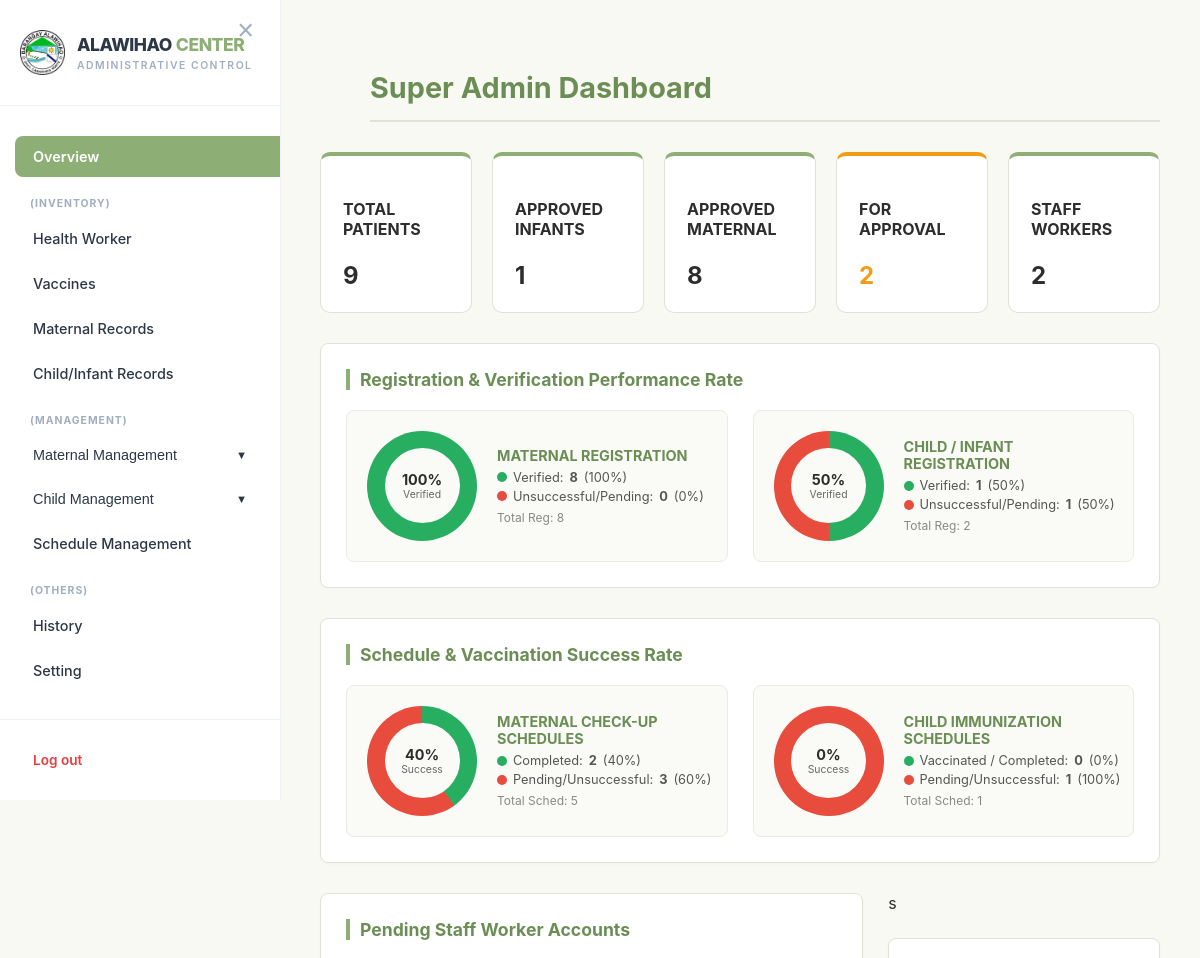
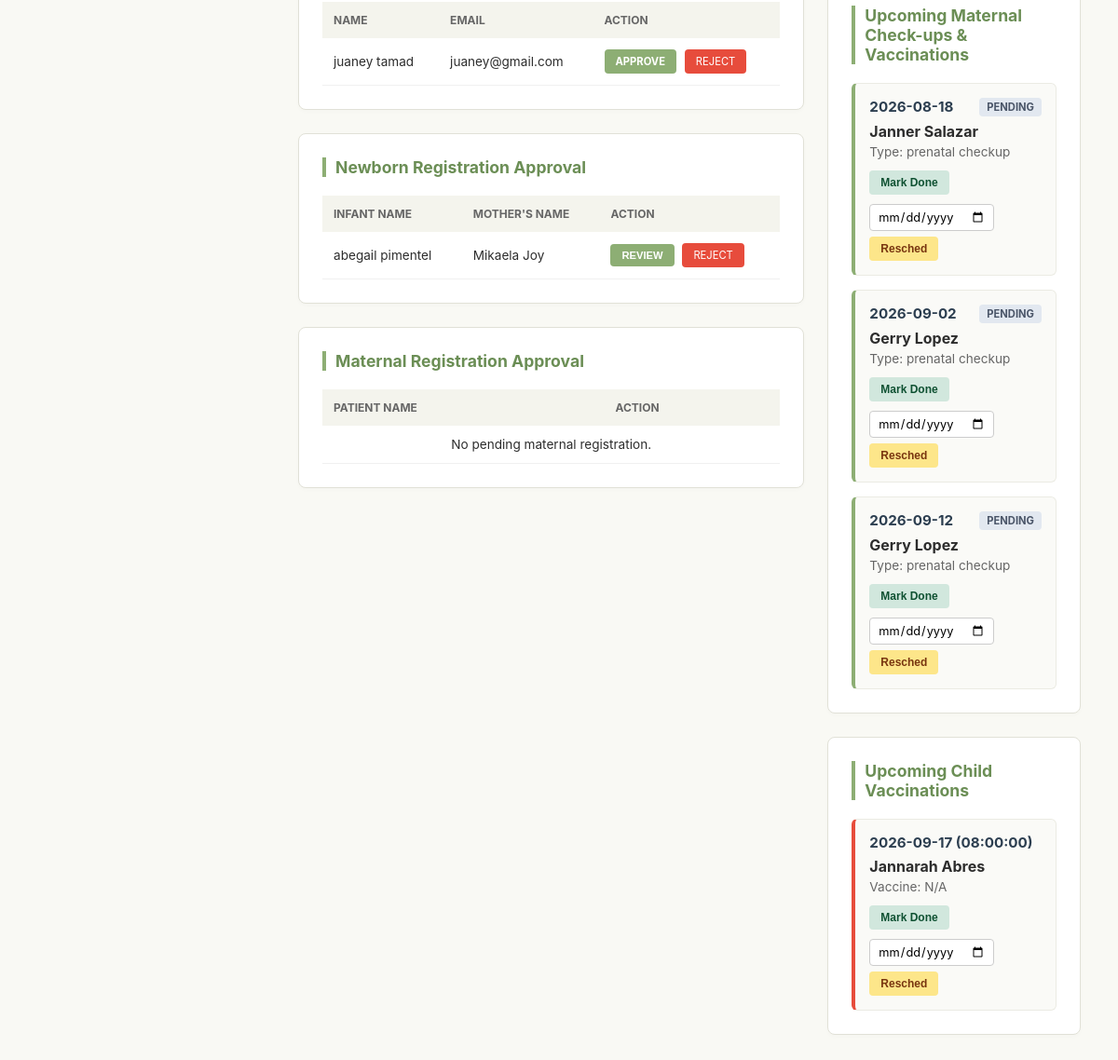
The app's page /admin/super_admin_dashboard.php (signed in) with its own data (2 pictures, top to bottom).
### tables this page shows
CREATE TABLE `users` (
  `id` int(11) NOT NULL,
  `generated_id` varchar(20) DEFAULT NULL,
  `first_name` varchar(50) NOT NULL,
  `last_name` varchar(50) NOT NULL,
  `email` varchar(100) NOT NULL,
  `password` varchar(255) NOT NULL,
  `role` enum('Super Admin','Admin','User') DEFAULT 'User',
  `status` enum('Pending','Approved','Disapproved') DEFAULT 'Approved',
  `reset_code` varchar(6) DEFAULT NULL,
  `reset_expiry` datetime DEFAULT NULL,
  `created_at` timestamp NOT NULL DEFAULT current_timestamp(),
  `last_activity` datetime DEFAULT current_timestamp(),
  `contact_number` varchar(50) DEFAULT NULL,
  `birthday` date DEFAULT NULL,
  `gender` varchar(20) DEFAULT NULL,
  `address` varchar(50) DEFAULT NULL,
  `profile_picture` varchar(255) DEFAULT NULL,
  `position` varchar(100) DEFAULT 'Administrator',
  `total_children` int(11) DEFAULT 0,
  `current_pregnancy_status` varchar(100) DEFAULT '1st Pregnancy'
);

CREATE TABLE `children` (
  `id` int(11) NOT NULL,
  `user_id` int(11) NOT NULL,
  `child_name` varchar(255) NOT NULL,
  `mother_name` varchar(255) NOT NULL,
  `father_name` varchar(150) DEFAULT NULL,
  `gender` enum('Male','Female') NOT NULL,
  `birth_date` date NOT NULL,
  `weight_kg` decimal(5,2) DEFAULT NULL,
  `height_cm` decimal(5,2) DEFAULT NULL,
  `weight` float NOT NULL,
  `blood_type` varchar(10) DEFAULT NULL,
  `place_of_birth` varchar(255) NOT NULL,
  `family_no` varchar(50) DEFAULT NULL,
  `address` text DEFAULT NULL,
  `barangay` varchar(100) DEFAULT NULL,
  `health_center` varchar(100) DEFAULT NULL,
  `created_at` timestamp NOT NULL DEFAULT current_timestamp(),
  `status` enum('Pending','Approved') DEFAULT 'Pending',
  `vaccination_status` varchar(20) DEFAULT 'None',
  `vaccine_taken` text DEFAULT NULL,
  `administered_by` varchar(255) DEFAULT NULL,
  `family_serial` varchar(50) DEFAULT NULL,
  `birth_height` varchar(20) DEFAULT NULL,
  `immunization_records` text DEFAULT NULL
);

CREATE TABLE `schedules` (
  `id` int(11) NOT NULL,
  `category` enum('Child','Maternal') NOT NULL,
  `patient_name` varchar(255) NOT NULL,
  `service_type` varchar(255) NOT NULL,
  `schedule_date` date NOT NULL,
  `schedule_time` time NOT NULL,
  `status` enum('Pending','Completed','Cancelled','Reschedule Requested') DEFAULT 'Pending',
  `notes` text DEFAULT NULL,
  `created_at` timestamp NOT NULL DEFAULT current_timestamp()
);

### admin/super_admin_dashboard.php (the view, shortened to what the rows shown need)
<?php
include '../db_connect.php';
$total_newborns = mysqli_fetch_assoc(mysqli_query($conn, "SELECT COUNT(*) as t FROM children WHERE status='Approved'"))['t'] ?? 0;
$total_pregnant = mysqli_fetch_assoc(mysqli_query($conn, "SELECT COUNT(*) as t FROM maternal_registration WHERE status='Approved'"))['t'] ?? 0;
$total_patients = $total_newborns + $total_pregnant;
$total_workers = mysqli_fetch_assoc(mysqli_query($conn, "SELECT COUNT(*) as t FROM users WHERE role='Admin' AND status='Approved'"))['t'] ?? 0;
$total_pending = (mysqli_fetch_assoc(mysqli_query($conn, "SELECT COUNT(*) as t FROM children WHERE status='Pending'"))['t'] ?? 0) +
                 (mysqli_fetch_assoc(mysqli_query($conn, "SELECT COUNT(*) as t FROM maternal_registration WHERE status='Pending'"))['t'] ?? 0) +
                 (mysqli_fetch_assoc(mysqli_query($conn, "SELECT COUNT(*) as t FROM users WHERE role='Admin' AND status='Pending'"))['t'] ?? 0);
if (!function_exists('check_table_exists')) {
    function check_table_exists($conn, $table_name) {
        $result = mysqli_query($conn, "SHOW TABLES LIKE '$table_name'");
        return $result && mysqli_num_rows($result) > 0;
    }
}
$pending_workers = mysqli_query($conn, "SELECT * FROM users WHERE role='Admin' AND status='Pending' ORDER BY created_at DESC");
$pending_list = mysqli_query($conn, "SELECT * FROM children WHERE status='Pending' ORDER BY created_at DESC");
$upcoming_maternal = [];
$upcoming_infant = [];
if (check_table_exists($conn, 'schedules')) {
    $mat_upcoming_q = mysqli_query($conn, "
        SELECT id, schedule_date, schedule_time, service_type, status, patient_name AS full_name
        FROM schedules
        WHERE category = 'Maternal' AND LOWER(status) != 'completed'
        ORDER BY schedule_date ASC, schedule_time ASC LIMIT 5
    ");
    if ($mat_upcoming_q) {
        while ($row = mysqli_fetch_assoc($mat_upcoming_q)) {
            $upcoming_maternal[] = $row;
        }
    }
    $inf_upcoming_q = mysqli_query($conn, "
        SELECT id, patient_name as child_name, schedule_date, schedule_time, service_type as vaccine_type, status
        FROM schedules
        WHERE category = 'Child' AND LOWER(status) != 'completed'
        ORDER BY schedule_date ASC, schedule_time ASC LIMIT 5
    ");
    if ($inf_upcoming_q) {
        while ($row = mysqli_fetch_assoc($inf_upcoming_q)) {
            $upcoming_infant[] = $row;
        }
    }
}
?>
<!DOCTYPE html>
<html lang="en">
<head>
</head>
<body>
<?php include 'super_admin_sidebar.php'; ?>
<div class="main-content" id="mainDashboard">
    <div class="page-header">
        <h1>Super Admin Dashboard</h1>
    </div>
    <div class="stats-grid">
        <div class="stat-card"><h4>TOTAL PATIENTS</h4><h2><?php echo $total_patients; ?></h2></div>
        <div class="stat-card"><h4>APPROVED INFANTS</h4><h2><?php echo $total_newborns; ?></h2></div>
        <div class="stat-card"><h4>APPROVED MATERNAL</h4><h2><?php echo $total_pregnant; ?></h2></div>
        <div class="stat-card" style="border-top-color:#f39c12;"><h4>FOR APPROVAL</h4><h2 style="color:#f39c12;"><?php echo $total_pending; ?></h2></div>
        <div class="stat-card"><h4>STAFF WORKERS</h4><h2><?php echo $total_workers; ?></h2></div>
    </div>
    <div class="dashboard-grid">
        <?php include 'maternal_verification_pad.php'; ?>
        <div class="right-column">s
            <div class="table-container">
                <div class="schedule-card-list">
                    <?php if (!empty($upcoming_maternal)): foreach($upcoming_maternal as $sched):
                        $patientName = $sched['full_name'] ?? $sched['client_name'] ?? 'N/A';
                        $serviceType = $sched['service_type'] ?? $sched['service'] ?? 'N/A';
                        $schedDate = $sched['schedule_date'] ?? date('Y-m-d');
                    ?>
                    <div class="schedule-item maternal-border">
                        <div class="sched-header-row">
                            <span class="sched-date"><?php echo htmlspecialchars($schedDate); ?></span>
                            <span class="status-badge">Pending</span>
                        </div>
                        <div class="sched-patient-name"><?php echo htmlspecialchars($patientName); ?></div>
                        <div class="sched-type">Type: <?php echo htmlspecialchars($serviceType); ?></div>
                        <form method="POST" action="process_verification.php" class="sched-actions">
                            <button type="submit" name="mark_done_maternal" class="btn-mark-done">Mark Done</button>
                            <div class="resched-group">
                                <input type="date" name="new_date" class="date-input" required>
                                <button type="submit" name="reschedule_maternal" class="btn-resched">Resched</button>
                            </div>
                        </form>
                    </div>
                    <?php endforeach; else: ?>
                        <p style="text-align: center; color: #777; font-size: 0.85rem; margin: 10px 0;">No upcoming maternal check-ups.</p>
                    <?php endif; ?>
                </div>
            </div>
            <div class="table-container">
                <div class="schedule-card-list">
                    <?php if (!empty($upcoming_infant)): foreach($upcoming_infant as $sched):
                        $infantName = $sched['full_name'] ?? $sched['child_name'] ?? 'N/A';
                        $vaccineType = $sched['service_type'] ?? $sched['service'] ?? 'N/A';
                        $schedDateFull = ($sched['schedule_date'] ?? date('Y-m-d')) . (!empty($sched['schedule_time']) ? ' (' . $sched['schedule_time'] . ')' : '');
                    ?>
                    <div class="schedule-item infant-border">
                        <div class="sched-header-row">
                            <span class="sched-date"><?php echo htmlspecialchars($schedDateFull); ?></span>
                        </div>
                        <div class="sched-patient-name"><?php echo htmlspecialchars($infantName); ?></div>
                        <div class="sched-type">Vaccine: <?php echo htmlspecialchars($vaccineType); ?></div>
                        <form method="POST" action="process_verification.php" class="sched-actions">
                            <button type="submit" name="mark_done_infant" class="btn-mark-done">Mark Done</button>
                            <div class="resched-group">
                                <input type="date" name="new_date" class="date-input" required>
                                <button type="submit" name="reschedule_infant" class="btn-resched">Resched</button>
                            </div>
                        </form>
                    </div>
                    <?php endforeach; else: ?>
                        <p style="text-align: center; color: #777; font-size: 0.85rem; margin: 10px 0;">No upcoming infant schedules.</p>
                    <?php endif; ?>
                </div>
            </div>
        </div>
    </div>
</div>
</body>
</html>

### admin/maternal_verification_pad.php (shortened to what the rows shown need)
<div class="left-column">
    <div class="table-container" id="pendingWorkersPad">
        <table>
            <thead><tr><th>Name</th><th>Email</th><th>Action</th></tr></thead>
            <tbody>
                <?php if (mysqli_num_rows($pending_workers) > 0): while($row = mysqli_fetch_assoc($pending_workers)): ?>
                <tr>
                    <td><?php echo htmlspecialchars($row['first_name'] . " " . $row['last_name']); ?></td>
                    <td><?php echo htmlspecialchars($row['email']); ?></td>
                    <td>
                        <a href="super_admin_dashboard.php?approve_worker_id=<?php echo $row['id']; ?>" class="btn-approve">APPROVE</a>
                        <a href="super_admin_dashboard.php?remove_worker_id=<?php echo $row['id']; ?>" class="btn-reject" onclick="return confirm('Reject this worker?')">REJECT</a>
                    </td>
                </tr>
                <?php endwhile; else: echo "<tr><td colspan='3' align='center'>No pending worker accounts.</td></tr>"; endif; ?>
            </tbody>
        </table>
    </div>
    <div class="table-container">
        <table>
            <thead><tr><th>Infant Name</th><th>Mother's Name</th><th>Action</th></tr></thead>
            <tbody>
                <?php if (mysqli_num_rows($pending_list) > 0): while($row = mysqli_fetch_assoc($pending_list)): ?>
                <tr>
                    <td><?php echo htmlspecialchars($row['child_name']); ?></td>
                    <td><?php echo htmlspecialchars($row['mother_name']); ?></td>
                    <td>
                        <button type="button" class="btn-approve" onclick='openNewbornModal(<?php echo json_encode($row); ?>)'>REVIEW</button>
                        <a href="process_verification.php?remove_id=<?php echo $row['id']; ?>&redirect=super_admin_dashboard.php" class="btn-reject" onclick="return confirm('Reject this?')">REJECT</a>
                    </td>
                </tr>
                <?php endwhile; else: echo "<tr><td colspan='3' align='center'>No pending newborn records.</td></tr>"; endif; ?>
            </tbody>
        </table>
    </div>
    <div class="table-container">
        <table>
            <thead><tr><th>Patient Name</th><th>Action</th></tr></thead>
        </table>
    </div>
</div>

### records on screen
users: first_name+last_name "juaney tamad", email "juaney@gmail.com"
children: child_name "abegail pimentel", mother_name "Mikaela Joy"
schedules: patient_name "Janner Salazar", service_type "prenatal checkup"
schedules: patient_name "Gerry Lopez", service_type "prenatal checkup"
schedules: patient_name "Gerry Lopez", service_type "prenatal checkup"
schedules: schedDateFull "2026-09-17 (08:00:00)", patient_name "Jannarah Abres", vaccineType "N/A"

### other values on screen
$total_patients "9"
$total_newborns "1"
$total_pregnant "8"
$total_pending "2"
$total_workers "2"
$mat_success_pct "100"
$mat_approved "8"
$mat_not_success "0"
$mat_unsuccess_pct "0"
$mat_total_reg "8"
$child_success_pct "50"
$child_approved "1"
$child_not_success "1"
$child_unsuccess_pct "50"
$child_total_reg "2"
